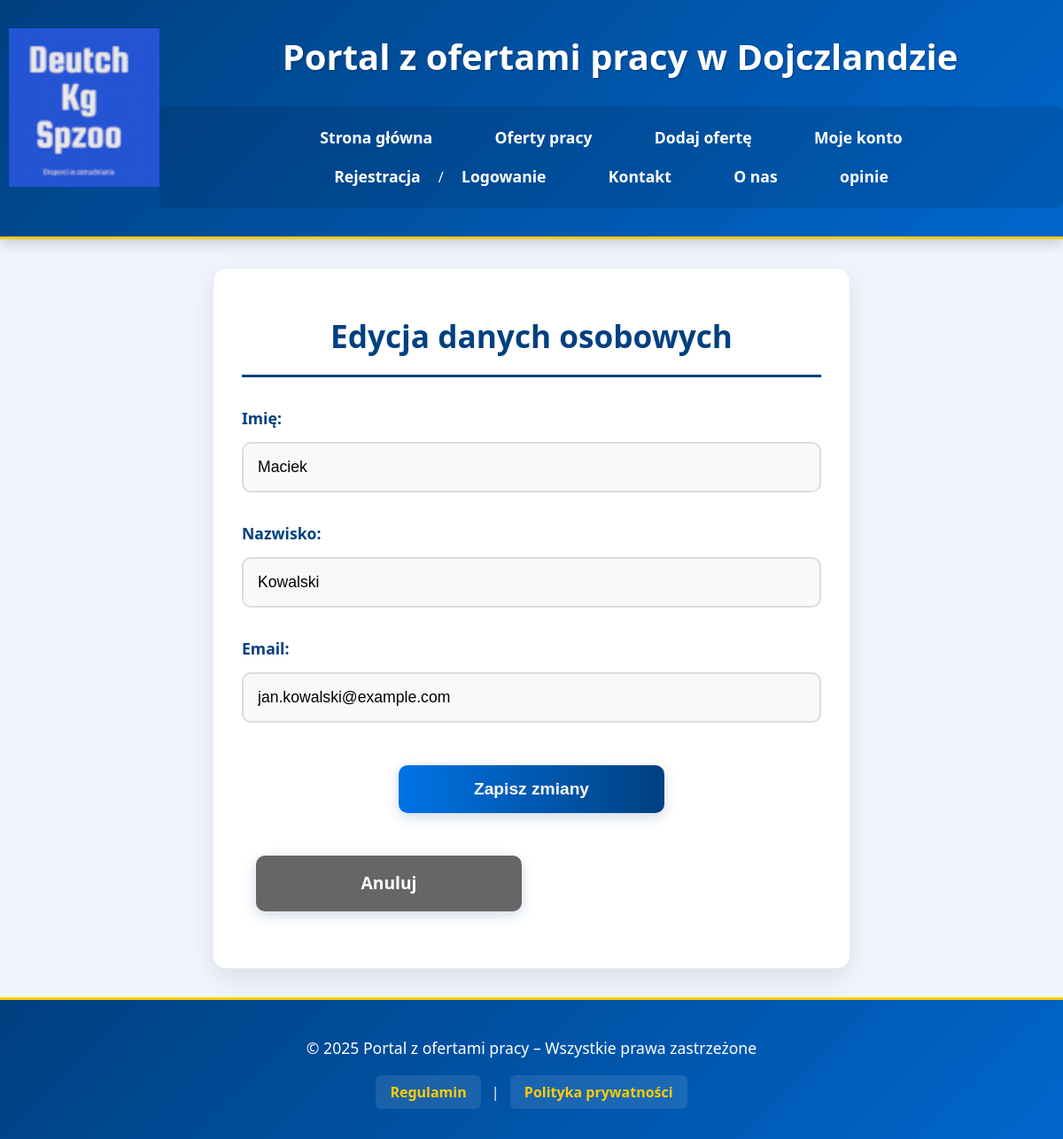
Screenshot of /edytuj_dane.php (signed in) with the database file from the repository.
### tables this page shows
CREATE TABLE `uzytkownicy` (
  `id` int(11) NOT NULL,
  `imie` varchar(100) DEFAULT NULL,
  `nazwisko` varchar(100) DEFAULT NULL,
  `email` varchar(255) NOT NULL,
  `telefon` varchar(20) DEFAULT NULL,
  `zdjecie_profilowe` varchar(255) DEFAULT NULL,
  `haslo` varchar(255) NOT NULL,
  `opis` text DEFAULT NULL,
  `rola` enum('uzytkownik','pracodawca','admin') DEFAULT 'uzytkownik',
  `aktywny` tinyint(1) DEFAULT 1,
  `data_rejestracji` datetime DEFAULT current_timestamp(),
  `ostatnie_logowanie` datetime DEFAULT NULL,
  `pensja` decimal(10,2) DEFAULT NULL
);

### edytuj_dane.php (the view, shortened to what this page needs)
<?php
require_once 'config.php';
$stmt = $conn->prepare("SELECT imie, nazwisko, email FROM uzytkownicy WHERE id = ?");
$stmt->bind_param('i', $_SESSION['user_id']);
$stmt->execute();
$result = $stmt->get_result();
$user_data = $result->fetch_assoc();
?>
<!DOCTYPE html>
<html lang="pl">
<head>
    <link rel="stylesheet" href="styleindex.css">
</head>
<body>
<header>
    <img src="logo.png" alt="Logo" style=" float:left;margin-left:10px;">
    <h1>Portal z ofertami pracy w Dojczlandzie</h1>
    <nav>
        <ul>
            <li><a href="index.php">Strona główna</a></li>
            <li><a href="lista_ofert.php">Oferty pracy</a></li>
            <li><a href="dodaj_oferte.php">Dodaj ofertę</a></li>
            <li><a href="konto.php">Moje konto</a></li>
            <li><a href="rejestracja.php">Rejestracja</a> / <a href="logowanie.php">Logowanie</a></li>
            <li><a href="kontakt.php">Kontakt</a></li>
            <li><a href="o_nas.php">O nas</a></li>
            <li><a href="opinie.php">opinie</a></li>
        </ul>
    </nav>
</header>
<main>
    <h2>Edycja danych osobowych</h2>
    <form action="edytuj_dane.php" method="post">
        <div class="form-group">
            <label for="imie">Imię:</label>
            <input type="text" id="imie" name="imie" required
                   value="<?= htmlspecialchars($user_data['imie']) ?>">
        </div>
        <div class="form-group">
            <label for="nazwisko">Nazwisko:</label>
            <input type="text" id="nazwisko" name="nazwisko" required
                   value="<?= htmlspecialchars($user_data['nazwisko']) ?>">
        </div>
        <div class="form-group">
            <label for="email">Email:</label>
            <input type="email" id="email" name="email" required
                   value="<?= htmlspecialchars($user_data['email']) ?>">
        </div>
        <button type="submit">Zapisz zmiany</button>
        <a href="konto.php" class="button" style="background: #666; margin-left: 1rem;">Anuluj</a>
    </form>
</main>
<footer>
    <p>&copy; 2025 Portal z ofertami pracy – Wszystkie prawa zastrzeżone</p>
    <a href="regulamin.php">Regulamin</a> | <a href="polityka_prywatnosci.php">Polityka prywatności</a>
</footer>
</body>
</html>

### styleindex.css (style rules this page uses)
* { margin: 0; padding: 0; box-sizing: border-box; }
body { font-family: 'Segoe UI', Roboto, Oxygen, Ubuntu, Cantarell, 'Open Sans', 'Helvetica Neue', sans-serif; background-color: #f0f5ff; color: #333; line-height: 1.6; min-height: 100vh; display: grid; grid-template-columns: 1fr 3fr 1fr; grid-template-areas: "header header header" "left main right" "footer footer footer"; }
header { grid-area: header; background: linear-gradient(135deg, #004080 0%, #0066cc 100%); color: #fff; padding: 2rem 0; text-align: center; box-shadow: 0 4px 15px rgba(0, 0, 0, 0.2); border-bottom: 3px solid #ffcc00; }
header h1 { margin-bottom: 1.5rem; font-size: 2.5rem; font-weight: 700; text-shadow: 1px 1px 3px rgba(0, 0, 0, 0.3); }
nav ul { list-style: none; padding: 0; margin: 1.5rem 0 0; display: flex; justify-content: center; flex-wrap: wrap; background-color: rgba(0, 0, 0, 0.1); padding: 0.8rem; border-radius: 8px; max-width: 90%; margin: 0 auto; }
nav ul li { margin: 0.5rem 1.2rem; }
nav ul li a { color: #fff; text-decoration: none; font-weight: 600; padding: 0.5rem 1rem; position: relative; transition: all 0.3s ease; font-size: 1.1rem; }
main { grid-area: main; padding: 3rem 2rem; margin: 2rem 0; background-color: #fff; border-radius: 15px; box-shadow: 0 10px 30px rgba(0, 0, 0, 0.1); border: 1px solid rgba(0, 64, 128, 0.1); }
main h2 { color: #004080; font-size: 2.2rem; margin-bottom: 2rem; padding-bottom: 1rem; border-bottom: 3px solid #004080; font-weight: 700; text-align: center; }
form { display: flex; flex-direction: column; gap: 2rem; }
.form-group { display: flex; flex-direction: column; gap: 0.8rem; }
label { font-weight: 600; color: #004080; font-size: 1.1rem; }
input[type="text"], input[type="email"], input[type="password"], input[type="number"], input[type="date"], input[type="checkbox"], textarea, select { width: 100%; padding: 1rem; font-size: 1.1rem; border: 2px solid #ddd; border-radius: 10px; background-color: #f8f9fa; transition: all 0.3s ease; }
button[type="submit"], .button { padding: 1rem 2rem; background: linear-gradient(to right, #0073e6, #004080); color: white; border: none; border-radius: 10px; cursor: pointer; font-size: 1.2rem; font-weight: 600; transition: all 0.3s ease; box-shadow: 0 4px 15px rgba(0, 64, 128, 0.2); margin-top: 1rem; align-self: center; width: 100%; max-width: 300px; text-align: center; text-decoration: none; display: inline-block; }
footer { grid-area: footer; text-align: center; padding: 2.5rem; background: linear-gradient(135deg, #004080 0%, #0066cc 100%); color: #fff; margin-top: auto; border-top: 3px solid #ffcc00; }
footer p { margin-bottom: 1.5rem; font-size: 1.1rem; }
footer a { color: #ffcc00; text-decoration: none; font-weight: 600; transition: all 0.3s ease; padding: 0.5rem 1rem; border-radius: 6px; background-color: rgba(255, 255, 255, 0.1); margin: 0 0.5rem; }
form .button { margin-top: 1rem; margin-right: 1rem; }
header h1 { display: inline-block; margin-left: 20px; vertical-align: middle; }
.button { padding: 1rem 2rem; background: linear-gradient(to right, #0073e6, #004080); color: white; border: none; border-radius: 10px; cursor: pointer; font-size: 1.2rem; font-weight: 600; transition: all 0.3s ease; box-shadow: 0 4px 15px rgba(0, 64, 128, 0.2); margin-top: 1rem; text-align: center; display: inline-block; }
form .button { width: 100%; max-width: 300px; margin: 1rem auto; }

### rows the page displays
uzytkownicy: imie "Maciek", nazwisko "Kowalski", email "jan.kowalski@example.com"
